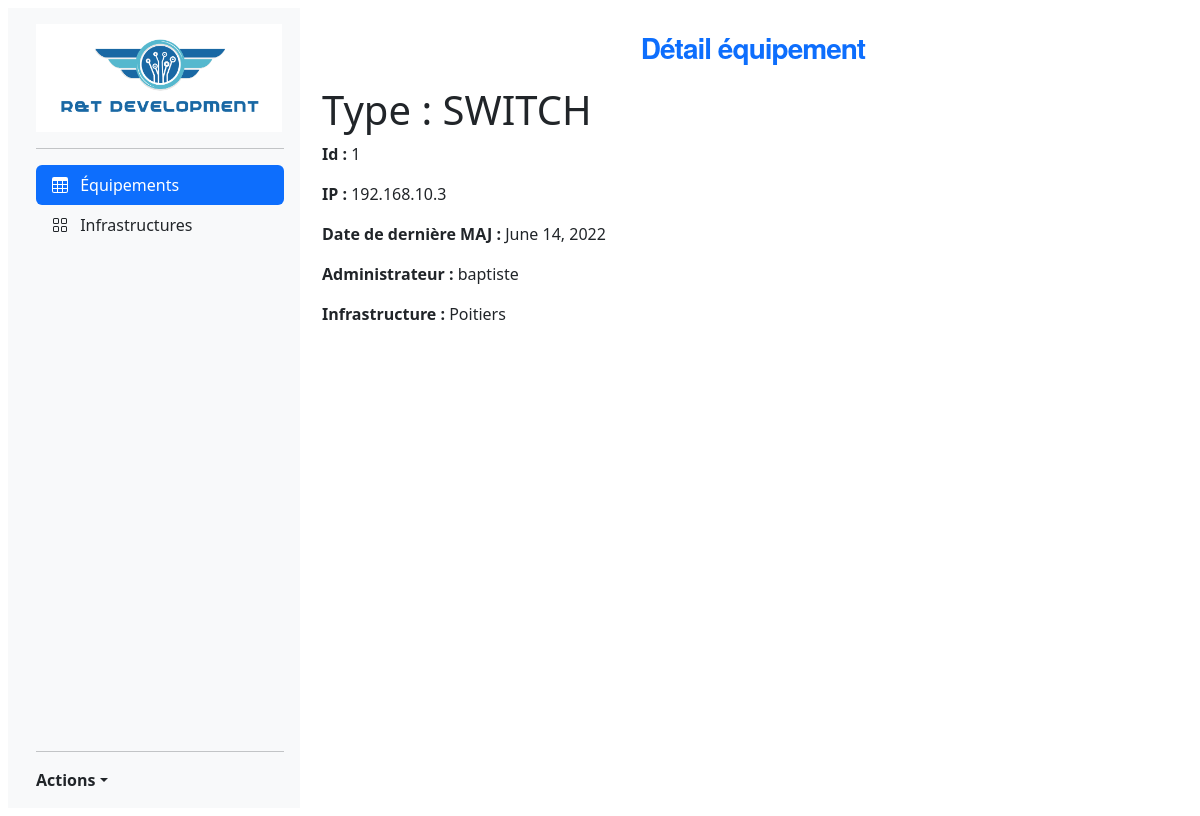
Screenshot of /equipements/1 with the database file from the repository.
### computerApp/models.py (models this page shows)
class Equipement(models.Model):
    TYPE = (
        ('SWITCH', ('SWITCH')),
        ('ROUTEUR', ('ROUTEUR')),
        ('FIREWALL', ('FIREWALL')),
    )
    id = models.AutoField(primary_key=True, editable=False)
    type = models.CharField(max_length=12, choices=TYPE, default='SWITCH')
    infra = models.CharField(max_length=32)
    ip = models.CharField(max_length=19)
    uti = models.CharField(max_length=12)
    last_maj = models.DateField()

### computerApp/views.py (the view)
# urls.py: path('equipements/<pk>', views.equipement_detail_view, name='equipement-detail'),
def equipement_detail_view(request, pk):
    equipement = get_object_or_404(Equipement, id=pk)
    context = {'equipement': equipement}
    return render(request, 'template/computerapp/equipement_detail.html', context)

### computerApp/template/computerapp/equipement_detail.html
{% extends 'template/base.html' %}
{% block menu %}
<p class="h1" style="color: #0d6efd; font-family: 'Helvetica Neue', sans-serif; font-size: 28px; font-weight: bold; letter-spacing: -1px; line-height: 1; text-align: center; padding-top: 18px;">Détail équipement</p>
{% endblock %}
{% block content %}
<h1>Type : {{ equipement.type }}</h1>
    <p><strong>Id :</strong> {{ equipement.id }}</p>
    <p><strong>IP : </strong> {{ equipement.ip }}</p>
    <p><strong>Date de dernière MAJ : </strong> {{ equipement.last_maj }}</p>
    <p><strong>Administrateur : </strong> {{ equipement.uti }}</p>
    <p><strong>Infrastructure : </strong> {{ equipement.infra }}</p>
{% endblock %}

### static/css/style.css (style rules this page uses)
.h1 { color: #0d6efd; font-family: 'Helvetica Neue', sans-serif; font-size: 38px; font-weight: bold; letter-spacing: -1px; line-height: 1; text-align: center; padding-top: 18px; }

### rows the page displays
Equipement: type "SWITCH", id "1", ip "192.168.10.3", last_maj "June 14, 2022", uti "baptiste", infra "Poitiers"
